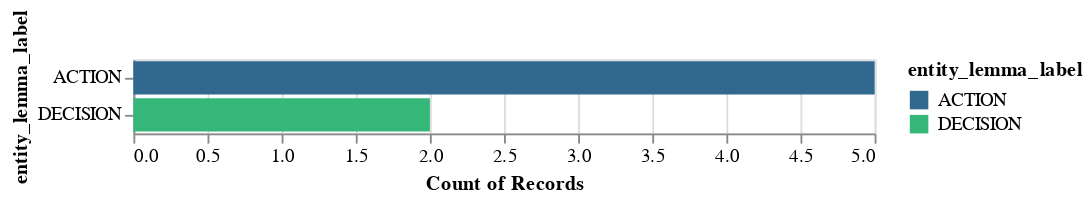
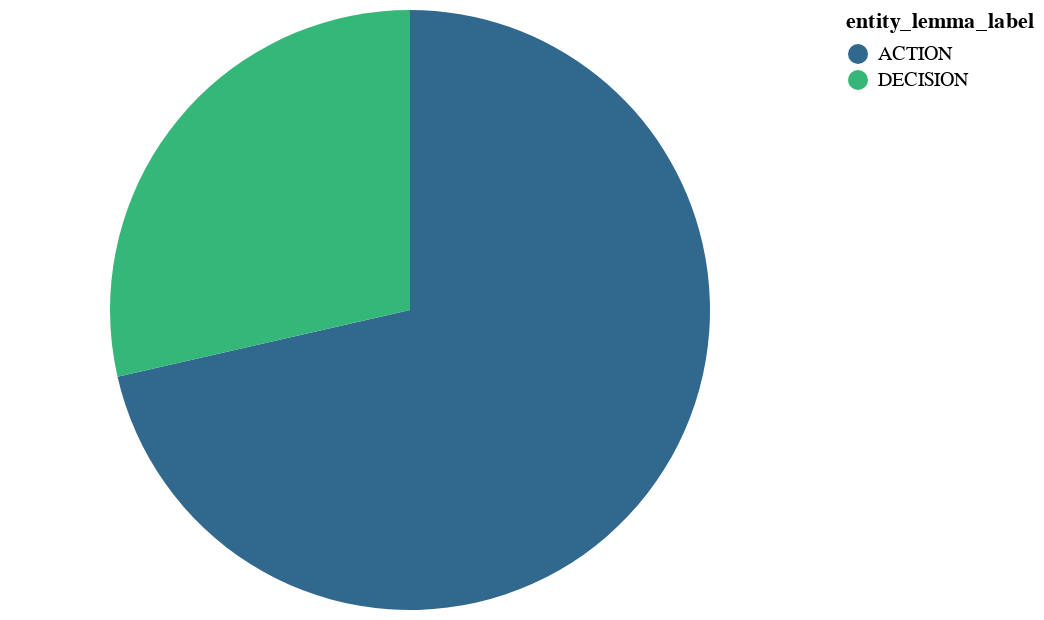

Notebook code for these charts, in order:
### Code cell
viz(text1_title+'.csv')

### Figure 1 — Vega-Lite specification as saved in the notebook (floating-point values rounded to 4 significant figures)
{"config": {"view": {"continuousWidth": 400, "continuousHeight": 300}}, "data": {"name": "data-b70b88059a019c1ebb2f264c94692ee8"}, "mark": "bar", "encoding": {"color": {"field": "entity_lemma_label", "scale": {"scheme": "viridis"}, "type": "nominal"}, "x": {"aggregate": "count", "field": "entity_lemma_label", "type": "quantitative"}, "y": {"field": "entity_lemma_label", "type": "ordinal"}}, "selection": {"selector003": {"type": "interval", "bind": "scales", "encodings": ["x", "y"]}}, "$schema": "https://vega.github.io/schema/vega-lite/v4.17.0.json", "datasets": {"data-b70b88059a019c1ebb2f264c94692ee8": [{"entity_lemma_label": "DECISION", "entity_lemma_text": "need a tea infuser"}, {"entity_lemma_label": "ACTION", "entity_lemma_text": "fill the infuser with the amount of tea specified on the package for"}, {"entity_lemma_label": "DECISION", "entity_lemma_text": "how many servings you need"}, {"entity_lemma_label": "ACTION", "entity_lemma_text": "bring fresh, cold water to a"}, {"entity_lemma_label": "ACTION", "entity_lemma_text": "once boiling, pour over the tea infuser"}, {"entity_lemma_label": "ACTION", "entity_lemma_text": "remove the tea infuser from the cup or pot"}, {"entity_lemma_label": "ACTION", "entity_lemma_text": "finish with milk, your preferred sweetener"}]}}

### Figure 2 — Vega-Lite specification as saved in the notebook (floating-point values rounded to 4 significant figures)
{"config": {"view": {"continuousWidth": 400, "continuousHeight": 300}}, "data": {"name": "data-160528543f2546b44a690511114e2dbc"}, "mark": "arc", "encoding": {"color": {"field": "entity_lemma_label", "scale": {"scheme": "viridis"}, "type": "nominal"}, "theta": {"field": "entity_lemma_text", "type": "quantitative"}}, "$schema": "https://vega.github.io/schema/vega-lite/v4.17.0.json", "datasets": {"data-160528543f2546b44a690511114e2dbc": [{"entity_lemma_label": "ACTION", "entity_lemma_text": 5}, {"entity_lemma_label": "DECISION", "entity_lemma_text": 2}]}}
